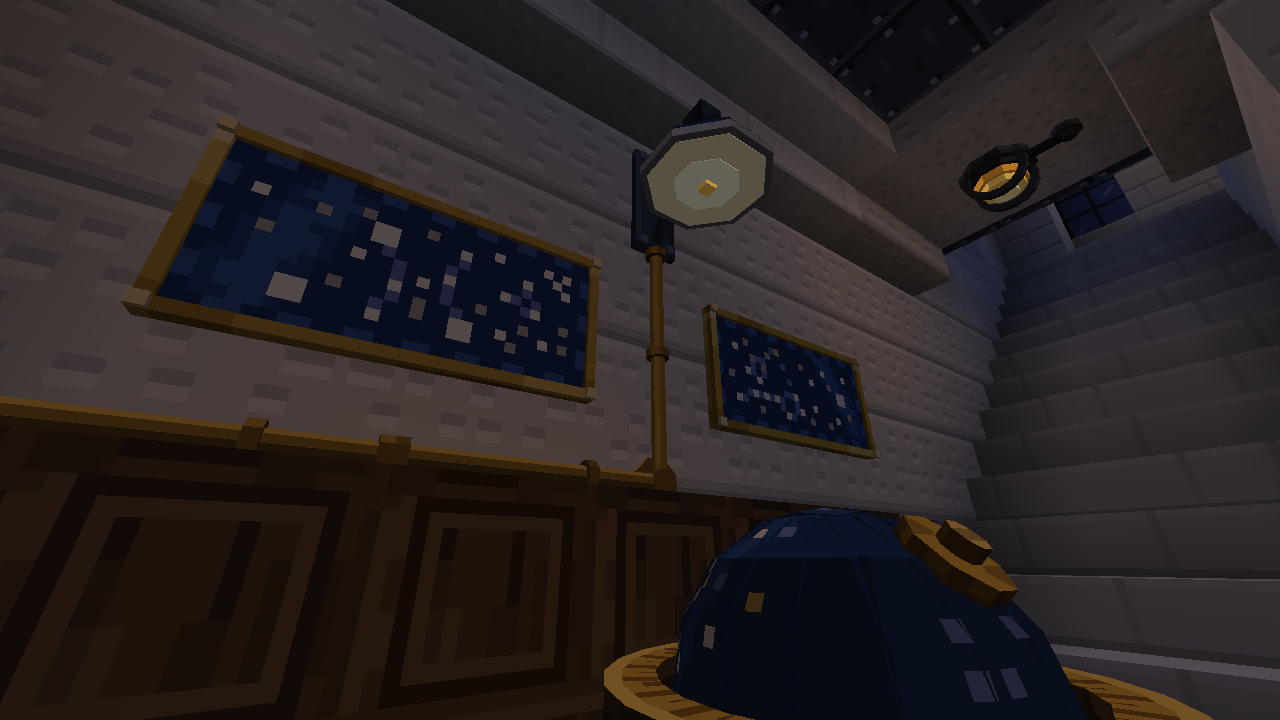
#> input picture c164-realms/renders/_wip/hw/obs_int_starhall-w_src_s.png, 1280 x 720 px
$ python dark.py ../../../../renders/_wip/hw/obs_int_starhall-w_src_s.png
#> lines starting #> are read from the running program, lines starting #| are printed output that depends on the picture
"""Median luma and the share under 0.03 of a region and of the whole of some pictures."""
import sys
from PIL import Image
import numpy as np
REGIONS = {"ceiling": (300, 20, 980, 120), "floor near": (300, 640, 980, 715), "rack": (505, 280, 775, 430), "whole": (0, 0, 1280, 720)}
for path in sys.argv[1:]:
    im = np.asarray(Image.open(path).convert("RGB")).astype(float) / 255.0
    luma = im @ np.array([0.299, 0.587, 0.114])
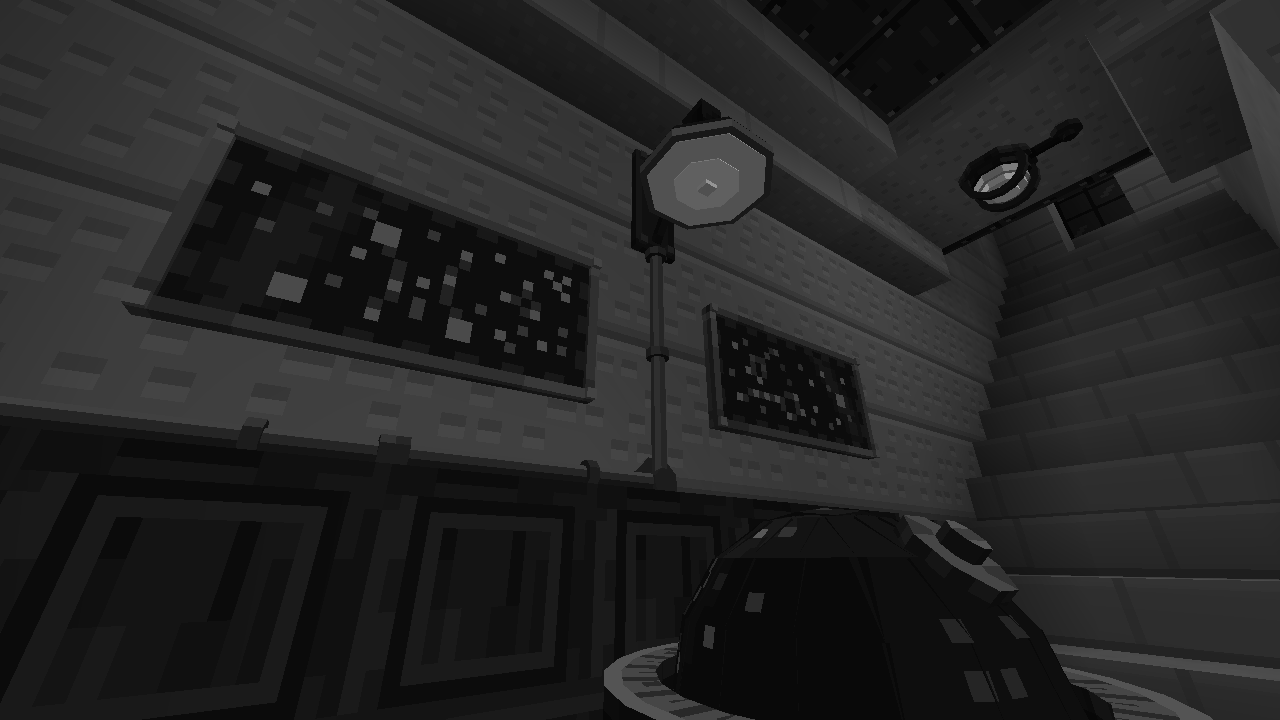
#> luma: shape (720, 1280) float64; min 0.0161, max 0.673, mean 0.146
    out = []
    for name, (x0, y0, x1, y1) in REGIONS.items():
        r = luma[y0:y1, x0:x1].ravel()
        out.append("%s median %.3f, under 0.03: %4.1f%%" % (name, np.median(r), 100.0 * (r < 0.03).mean()))
#> after the loop, out = 4 items
    print(path, "|", " | ".join(out))
#> (printed output is left out)
